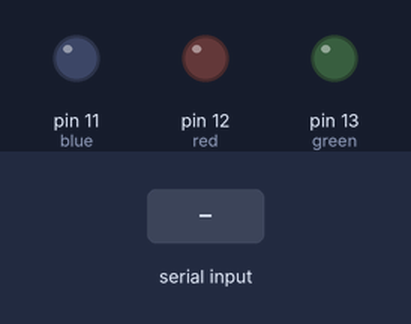
A sketch run on a simulated Arduino Uno, built with avr-gcc and run on an emulated ATmega328P. On the bench: output pins drawn as LEDs (lit = HIGH). The test bench sets the inputs (shaded band).

Above: at 1.2 s.
1.3 s: "G" received over Serial
At 2.1 s:
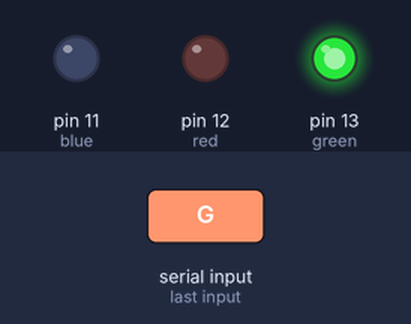
2.8 s: "R" received over Serial
At 3.2 s:
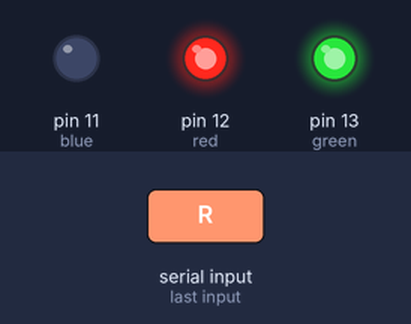
4.3 s: "B" received over Serial
At 5.5 s:
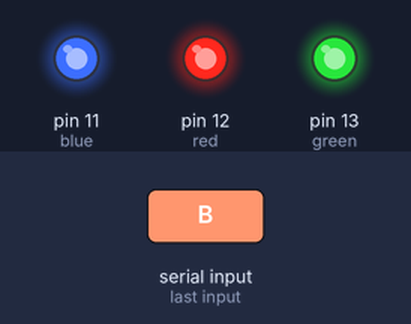
5.8 s: "G" received over Serial
At 6.7 s:
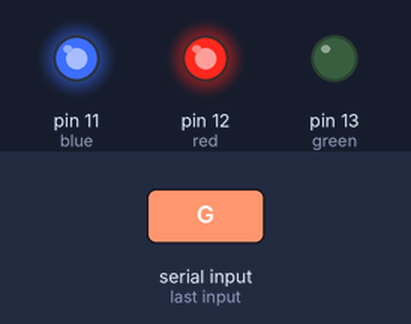
7.3 s: "R" received over Serial
At 7.8 s:
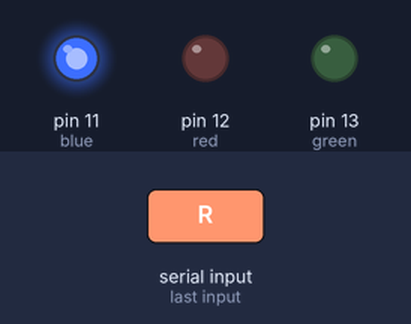
Timing chart, 0 to 9.8 s (numbered marks = the images above; inputs shaded):
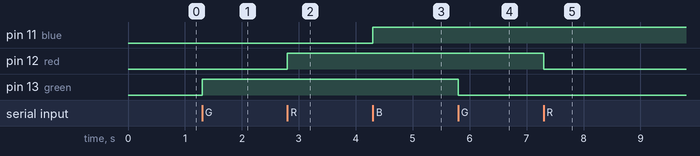

Measured:
- after the input at 1.3 s, pin 13 (green): LOW → HIGH at once
- after the input at 2.8 s, pin 12 (red): LOW → HIGH at once
- after the input at 4.3 s, pin 11 (blue): LOW → HIGH at once
- after the input at 5.8 s, pin 13 (green): HIGH → LOW at once
- after the input at 7.3 s, pin 12 (red): HIGH → LOW at once

The sketch:

raspPi.ino
```cpp
int green = 13;
int red = 12;
int blue = 11;

int statusG = 0;
int statusR = 0;
int statusB = 0;

void setup () {
   pinMode(green, OUTPUT); //green 13 como salida
   pinMode(red, OUTPUT);
   pinMode(blue, OUTPUT);
   Serial.begin(9600); //Inicializo el puerto serial a 9600 baudios
}

void loop () {
   if (Serial.available()) { //Si está disponible
      char c = Serial.read(); //Guardamos la lectura en una variable char
      if (c == 'G') { //Si es una 'H', enciendo el green
         statusG = 1- statusG;
         digitalWrite(green, statusG);
      } else if (c == 'R') { //Si es una 'L', apago el green
         statusR = 1- statusR;
         digitalWrite(red, statusR);
      } else if (c == 'B') { //Si es una 'L', apago el green
         statusB = 1- statusB;
         digitalWrite(blue, statusB);
      }
   }
}
```
